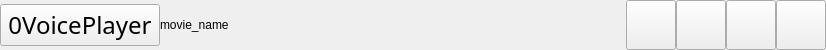
<?xml version="1.0" encoding="UTF-8"?>
<ui version="4.0">
 <class>TitleBar</class>
 <widget class="QWidget" name="TitleBar">
  <property name="geometry">
   <rect>
    <x>0</x>
    <y>0</y>
    <width>826</width>
    <height>50</height>
   </rect>
  </property>
  <property name="windowTitle">
   <string>Form</string>
  </property>
  <layout class="QHBoxLayout" name="horizontalLayout">
   <property name="spacing">
    <number>0</number>
   </property>
   <property name="leftMargin">
    <number>0</number>
   </property>
   <property name="topMargin">
    <number>0</number>
   </property>
   <property name="rightMargin">
    <number>0</number>
   </property>
   <property name="bottomMargin">
    <number>0</number>
   </property>
   <item>
    <widget class="QPushButton" name="menuBtn">
     <property name="minimumSize">
      <size>
       <width>160</width>
       <height>0</height>
      </size>
     </property>
     <property name="maximumSize">
      <size>
       <width>160</width>
       <height>16777215</height>
      </size>
     </property>
     <property name="font">
      <font>
       <family>Bahnschrift Light SemiCondensed</family>
       <pointsize>18</pointsize>
      </font>
     </property>
     <property name="text">
      <string>0VoicePlayer</string>
     </property>
    </widget>
   </item>
   <item>
    <widget class="QLabel" name="movieNameLab">
     <property name="minimumSize">
      <size>
       <width>426</width>
       <height>50</height>
      </size>
     </property>
     <property name="text">
      <string>movie_name</string>
     </property>
     <property name="margin">
      <number>15</number>
     </property>
    </widget>
   </item>
   <item>
    <spacer name="horizontalSpacer">
     <property name="orientation">
      <enum>Qt::Horizontal</enum>
     </property>
     <property name="sizeHint" stdset="0">
      <size>
       <width>37</width>
       <height>20</height>
      </size>
     </property>
    </spacer>
   </item>
   <item>
    <widget class="QPushButton" name="minBtn">
     <property name="minimumSize">
      <size>
       <width>50</width>
       <height>50</height>
      </size>
     </property>
     <property name="maximumSize">
      <size>
       <width>50</width>
       <height>50</height>
      </size>
     </property>
     <property name="text">
      <string/>
     </property>
    </widget>
   </item>
   <item>
    <widget class="QPushButton" name="maxBtn">
     <property name="minimumSize">
      <size>
       <width>50</width>
       <height>50</height>
      </size>
     </property>
     <property name="maximumSize">
      <size>
       <width>50</width>
       <height>50</height>
      </size>
     </property>
     <property name="text">
      <string/>
     </property>
    </widget>
   </item>
   <item>
    <widget class="QPushButton" name="fullScreenBtn">
     <property name="minimumSize">
      <size>
       <width>50</width>
       <height>50</height>
      </size>
     </property>
     <property name="maximumSize">
      <size>
       <width>50</width>
       <height>50</height>
      </size>
     </property>
     <property name="text">
      <string/>
     </property>
    </widget>
   </item>
   <item>
    <widget class="QPushButton" name="closeBtn">
     <property name="minimumSize">
      <size>
       <width>50</width>
       <height>50</height>
      </size>
     </property>
     <property name="maximumSize">
      <size>
       <width>50</width>
       <height>50</height>
      </size>
     </property>
     <property name="text">
      <string/>
     </property>
    </widget>
   </item>
  </layout>
 </widget>
 <resources/>
 <connections/>
</ui>
